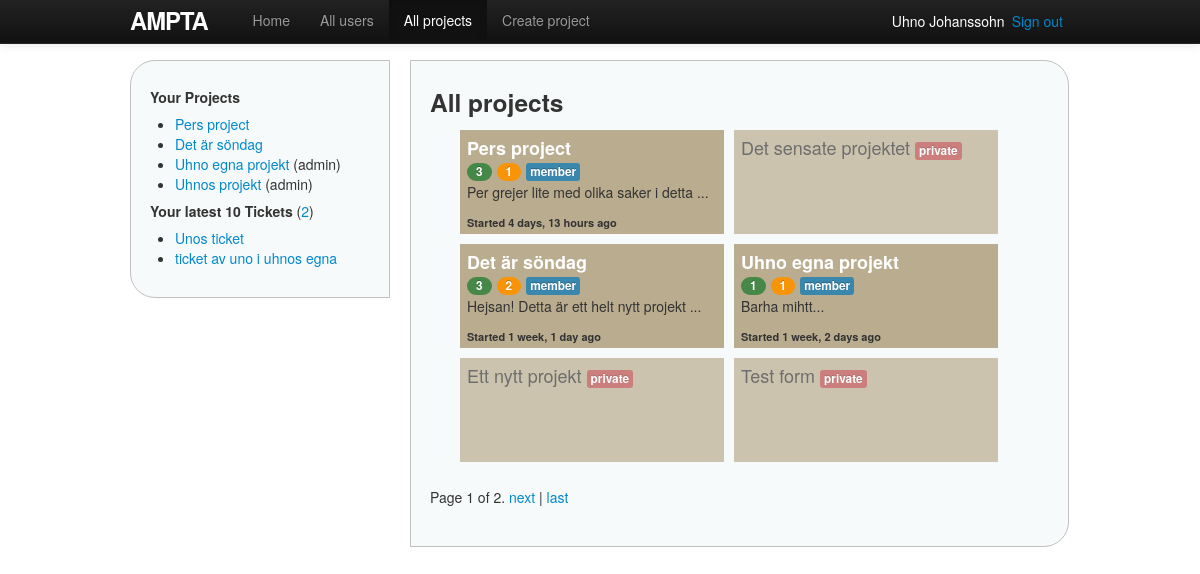
Screenshot of /projects/ (signed in) with the database file from the repository.
### ampta/models.py (models this page shows, shortened)
class Project(models.Model):
    name = models.CharField(max_length=30)
    description = models.TextField()
    start_date = models.DateField()
    end_date = models.DateField()
    users = models.ManyToManyField(User, related_name='projects', blank=True)
    owner = models.ForeignKey(User, related_name='projects_owned_by_user')
    date_added = models.DateTimeField()
    date_updated = models.DateTimeField()
    def owned_by_user(self, user):
        return self.owner == user
    def has_user(self, user):
        return user in self.users.all()

class Ticket(models.Model):
    name = models.CharField(max_length=30)
    description = models.TextField()
    start_date = models.DateField();
    end_date = models.DateField();
    status = models.ForeignKey(Status, related_name='tickets')
    project = models.ForeignKey(Project, related_name='tickets')
    owner = models.ForeignKey(User, related_name='tickets')
    date_added = models.DateTimeField()
    date_updated = models.DateTimeField()

### ampta/views/project_views.py (the view)
# urls.py: url(r'^projects/$', 'index', name='projects'),
@login_required(login_url='/login')
def index(request):
    projects = get_list_or_404(Project.objects.order_by('-date_added'))
    paginator = Paginator(projects, 6)  # nr objects/page
    page = request.GET.get('p')
    try:
        projects = paginator.page(page)
    except PageNotAnInteger:
        projects = paginator.page(1)
    except EmptyPage:
        projects = paginator.page(paginator.num_pages)
    return render(request, 'projects/index.html',
                 {'projects': projects, 'projects_active': True})

### ampta/templatetags/custom_filters.py (called while the page is built)
@register.filter(name='user_projects')  # "name", if other name than function
def user_projects(user):
    projects = user.projects.order_by('-date_added')
    return projects

@register.filter
def project_owned_by_user(project, user):
    return project.owned_by_user(user)

@register.filter
def user_is_project_member_or_owner(project, user):
    return project.owned_by_user(user) or project.has_user(user)

### ampta/templates/projects/index.html (shortened to what this page needs)
{% extends 'shared/base.html' %}
{% load custom_filters %}
{% block content %}
<h3>All projects</h3>
<ul class="allProjects">
{% for p in projects %}
	{% if p|user_is_project_member_or_owner:user %}
	<li class="allProjectsEach">
		<a href="{% url project p.id %}">{{ p.name }}</a>
		<div>
			<span class="badge badge-success" title="Users">{{ p.users.count }}</span>
			<span class="badge badge-warning" title="Tickets">
				{% if p.tickets.count > 0 %}
				<a href="{% url project_tickets p.id %}">{{ p.tickets.count }}</a>
				{% else %}
				{{ p.tickets.count }}
				{% endif %}
			</span>
			<span class="label label-info" title="You are member of this project">member</span>
		</div>
		<p>{{ p.description|slice:":40" }}...</p>
		<p class="allProjectsTimesince"> Started {{ p.start_date|timesince }} ago</p>
	</li>
	{% else %}
	<li class="allProjectsEachPrivate">{{ p.name }} <span class="label label-important">private</span></li>
	{% endif%}
{% endfor %}
</ul>
<div class="pagination">
    <span class="step-links">
        <span class="current">
            Page {{ projects.number }} of {{ projects.paginator.num_pages }}.
        </span>
        {% if projects.has_next %}
            <a href="?p={{ projects.next_page_number }}">next</a> |
            <a href="?p={{ projects.paginator.num_pages }}">last</a>
        {% endif %}
    </span>
</div>
{% endblock %}

### ampta/templates/shared/base.html (shortened to what this page needs)
<!DOCTYPE html>
<html>
	<head>
		{% block styles %}
			<link rel="stylesheet" href="http://code.jquery.com/ui/1.10.1/themes/base/jquery-ui.css" />
			<link rel="stylesheet" type="text/css" href="{{ STATIC_URL }}styles/bootstrap.min.css">
			<link rel="stylesheet" type="text/css" href="{{ STATIC_URL }}styles/site.css">
		{% endblock %}
	</head>
	<body>
	{% block body %}
		<div class="container">
		<header>
			<nav class="navbar navbar-inverse navbar-fixed-top">
				<div class="navbar-inner">
					<div class="container">
						<a href="{% url home %}" id="logo" class="brand">Ampta</a>
						<div class="nav-collapse collapse">
							<ul class="nav">
								<li {% if home_active %}class="active"{% endif %}>
									<a href="{% url home %}">Home</a>
								</li>
								<li {% if all_users_active %}class="active"{% endif %}>
									<a href="{% url users %}">All users</a>
								</li>
								<li {% if projects_active %}class="active"{% endif %}>
									<a href="{% url projects %}">All projects</a>
								</li>
								<li {% if create_projects_active %}class="active"{% endif %}>
									<a href="{% url new_project %}">Create project</a>
								</li>
							</ul>
						</div>
						<span class="sign_out pull-right"><a href="{% url logout %}">Sign out</a></span>
						<span class="active_user pull-right">
							<a href="{% url user user.id %}">{{ user.get_full_name }}</a>
						</span>
					</div>
				</div>
			</nav>
		</header>
		<div class="sidenav pull-left">
			{% include 'shared/_sidenav_projects_tickets.html' %}
		</div>
		<div class="main pull-left">
			{% block content %}{% endblock %}
		</div>
		</div>
	{% endblock body %}
	</body>
</html>

### ampta/templates/shared/_sidenav_projects_tickets.html (shortened to what this page needs)
{% load custom_filters %}
<h5>Your Projects</h5>
<ul>
{% with projects=user|user_projects %}
{% for p in projects %}
	<li>
		<a href="{% url project p.id %}">{{ p.name }}</a>
		{% if p|project_owned_by_user:user %}(admin){% endif %}
	</li>
{% endfor%}
{% endwith %}
</ul>
<h5>Your latest 10 Tickets
	<span class="countTickets">(<a href="{% url tickets %}">{{ user.tickets.count }}</a>)</span>
</h5>
<ul>
{% for t in user.tickets.all|dictsortreversed:"date_added"|slice:"10" %}
	<li><a href="{% url project_ticket t.project.id t.id %}">{{ t.name }}</a></li>
{% endfor %}
</ul>

### ampta/static/styles/site.css (style rules this page uses)
html { overflow-y: scroll; }
body { padding-top: 60px; padding-bottom: 15px; }
h1, h2, h3, h4, h5, h6 { line-height: 1; }
p { font-size: 1.1em; line-height: 1.7em; }
#logo { float: left; margin-right: 10px; font-size: 1.7em; color: #fff; text-transform: uppercase; letter-spacing: -1px; padding-top: 9px; font-weight: bold; line-height: 1; }
.active_user, .sign_out { display: block; margin-top: 11px; margin-right: 7px; color: white; }
.active_user a { color: white; }
.sidenav { width: 220px; margin-right: 20px; padding: 9px; border: 1px solid #c0c0c0; background: #f7fafa; padding: 19px; border-radius: 25px 0 0 25px; -moz-border-radius: 25px 0 0 25px; }
.main { padding: 9px; width: 619px; border: 1px solid #c0c0c0; background: #f7fafa; padding: 19px; border-radius: 0 25px 25px 0; -moz-border-radius: 0 25px 25px 0; }
.countTickets { font-weight: normal; text-decoration: italic; }
.allProjects a { color: white; font-weight: bold; }
.allProjects li { padding: 7px; font-size: 18px; list-style-type: none; }
.allProjects li p { font-size: 14px; list-style-type: none; }
.allProjectsEach, .allProjectsEachPrivate { background: #baac8e; margin: 5px; width: 250px; height: 90px; float: left; }
.allProjectsEachPrivate { opacity: 0.7; }
.allProjects .allProjectsTimesince { font-size: 11px; font-weight: bold; }
.pagination { display: block; float: left; clear: both; }

### rows the page displays
Project: name "Pers project", users.count "3", tickets.count "1", description "Per grejer lite med olika saker i detta", start_date "4 days, 13 hours"
Project: name "Det är söndag", users.count "3", tickets.count "2", description "Hejsan! Detta är ett helt nytt projekt", start_date "1 week, 1 day"
Project: name "Uhno egna projekt", shows "(admin)", users.count "1", tickets.count "1", description "Barha mihtt", start_date "1 week, 2 days"
Project: name "Uhnos projekt", shows "(admin)"
Ticket: name "Unos ticket"
Ticket: name "ticket av uno i uhnos egna"
Project: name "Det sensate projektet"
Project: name "Ett nytt projekt"
Project: name "Test form"

### other values shown
{{ user.get_full_name }} "Uhno Johanssohn"
{{ user.tickets.count }} "2"
{{ projects.number }} "1"
{{ projects.paginator.num_pages }} "2"
